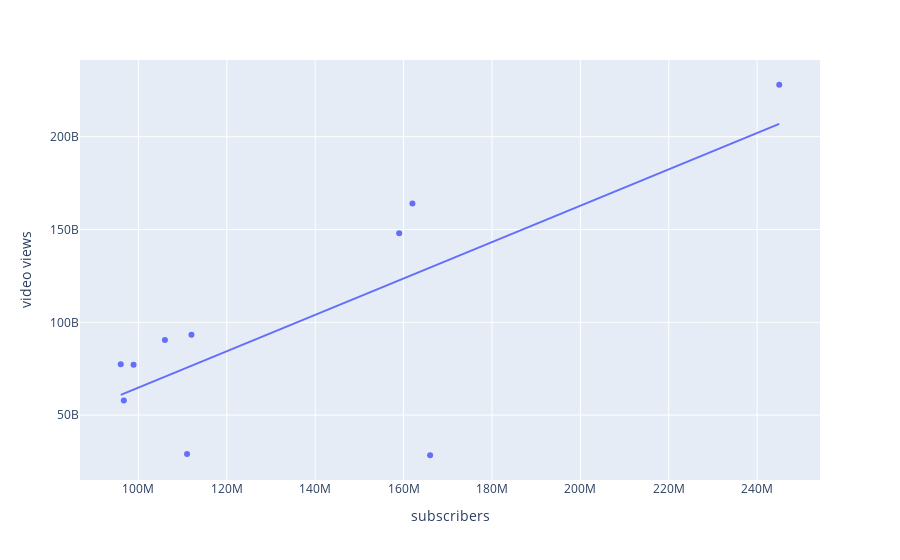

This figure's notebook cell:
### Code cell
px.scatter(df[df['Youtuber'].isin(top10_subscribership['Youtuber'])], x='subscribers', y='video views', trendline='ols', hover_data=['Youtuber'])

### Figure 1 — Plotly figure (JSON) as saved in the notebook; plotly's stock layout.template omitted (floating-point values rounded to 4 significant figures)
{"data": [{"customdata": [["T-Series"], ["MrBeast"], ["Cocomelon - Nursery Rhymes"], ["SET India"], ["ýýý Kids Diana Show"], ["PewDiePie"], ["Like Nastya"], ["Vlad and Niki"], ["Zee Music Company"], ["WWE"]], "hovertemplate": "subscribers=%{x}<br>video views=%{y}<br>Youtuber=%{customdata[0]}<extra></extra>", "legendgroup": "", "marker": {"color": "#636efa", "symbol": "circle"}, "mode": "markers", "name": "", "orientation": "v", "showlegend": false, "type": "scatter", "x": [245000000, 166000000, 162000000, 159000000, 112000000, 111000000, 106000000, 98900000, 96700000, 96000000], "xaxis": "x", "y": [228000000000, 28368841870, 164000000000, 148000000000, 93247040539, 29058044447, 90479060027, 77180169894, 57856289381, 77428473662], "yaxis": "y"}, {"hovertemplate": "<b>OLS trendline</b><br>video views = 980.143 * subscribers + -3.32123e+10<br>R<sup>2</sup>=0.551529<br><br>subscribers=%{x}<br>video views=%{y} <b>(trend)</b><extra></extra>", "legendgroup": "", "marker": {"color": "#636efa", "symbol": "circle"}, "mode": "lines", "name": "", "showlegend": false, "type": "scatter", "x": [96000000, 96700000, 98900000, 106000000, 111000000, 112000000, 159000000, 162000000, 166000000, 245000000], "xaxis": "x", "y": [60880000000.0, 61570000000.0, 63720000000.0, 70680000000.0, 75580000000.0, 76560000000.0, 122600000000.0, 125600000000.0, 129500000000.0, 206900000000.0], "yaxis": "y"}], "layout": {"autosize": true, "legend": {"tracegroupgap": 0}, "margin": {"t": 60}, "xaxis": {"anchor": "y", "autorange": true, "domain": [0, 1], "range": [87110000.0, 253900000.0], "title": {"text": "subscribers"}, "type": "linear"}, "yaxis": {"anchor": "x", "autorange": true, "domain": [0, 1], "range": [12910000000.0, 243500000000.0], "title": {"text": "video views"}, "type": "linear"}}}
